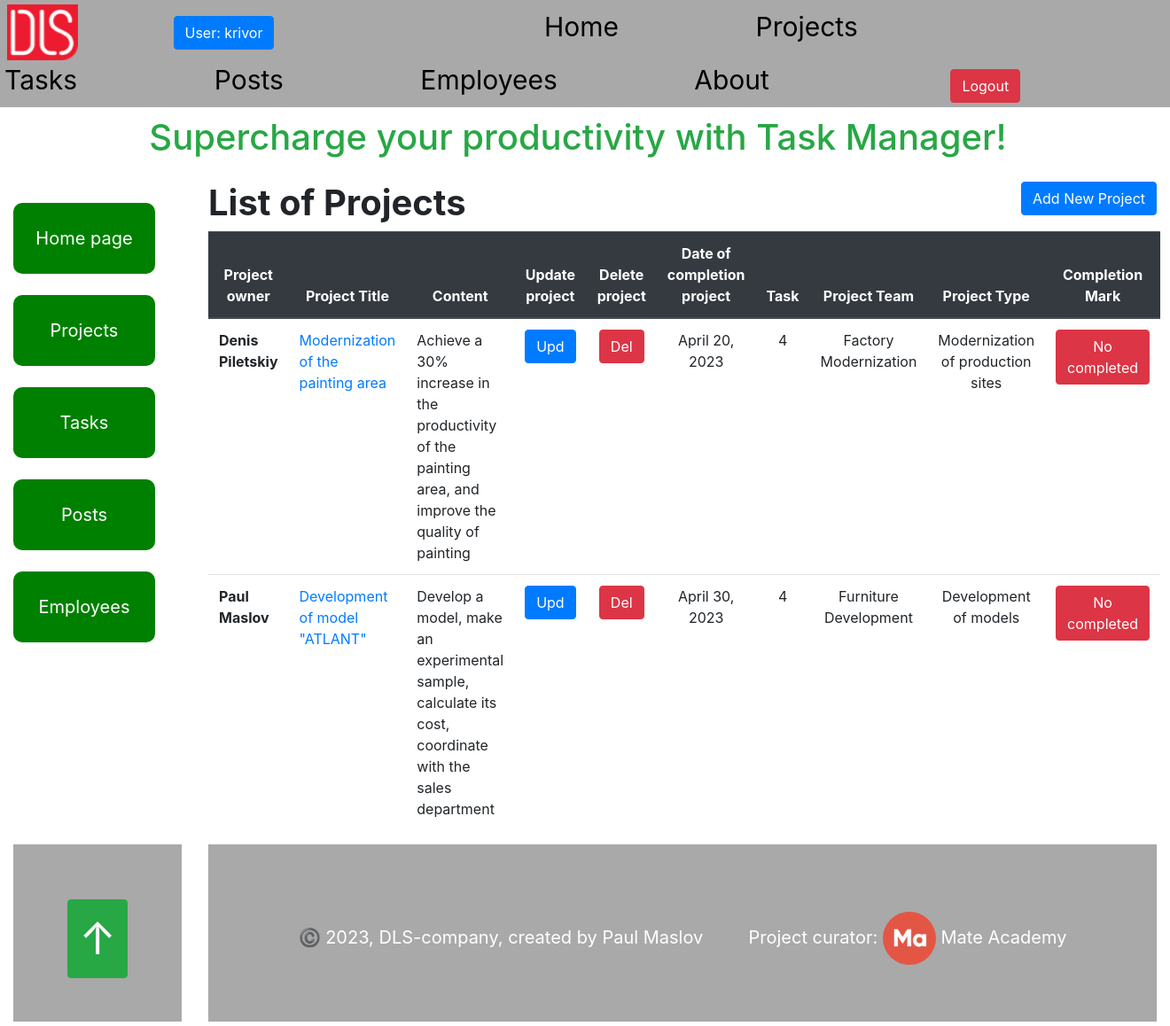
/projects/ (signed in), run on an earlier commit of the app's database.
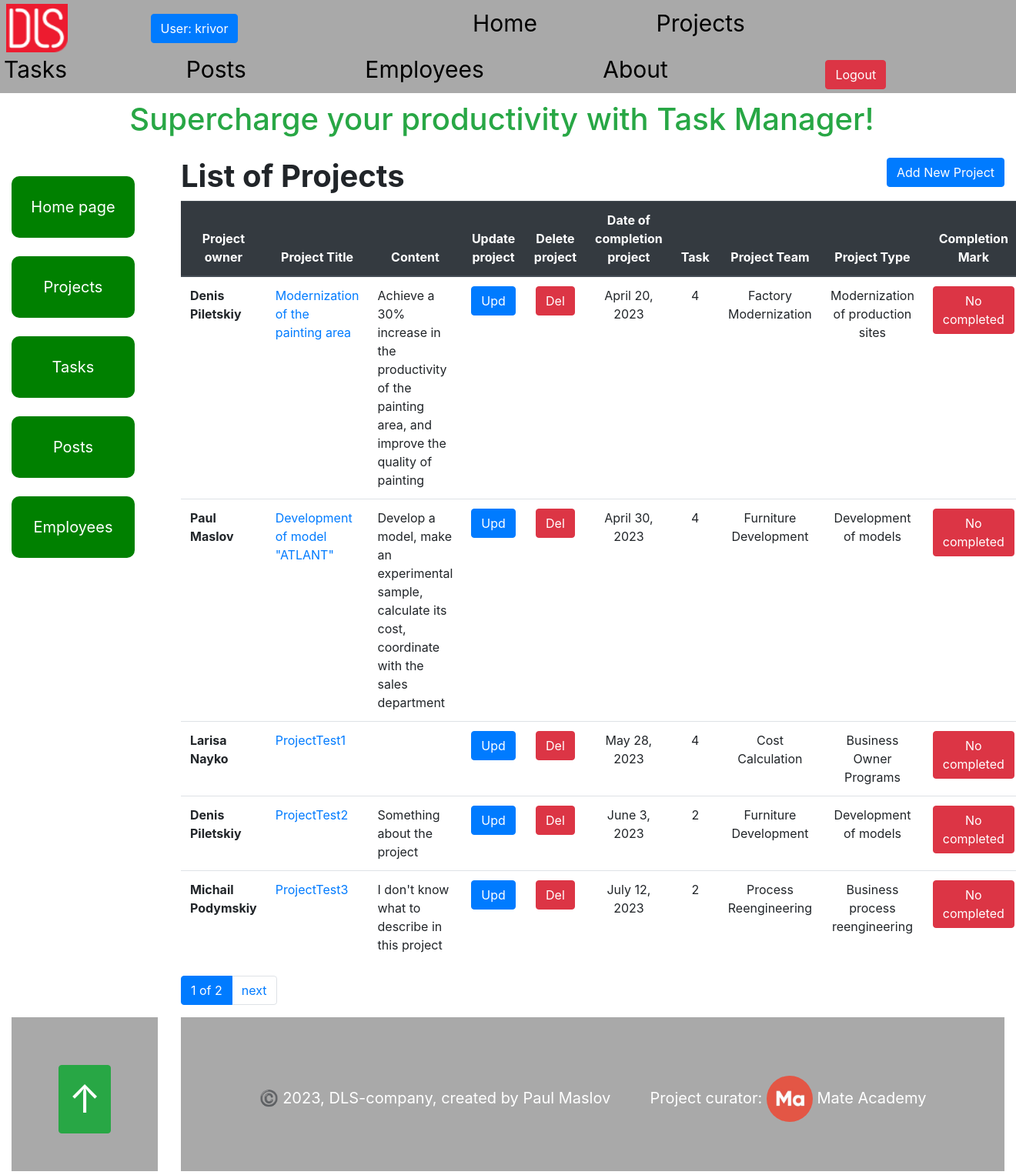
And on a later commit of the database.
### task_manager/models.py (models this page shows, shortened)
class Employee(AbstractUser):
    position = models.ForeignKey(
        Position,
        null=True,
        blank=True,
        on_delete=models.CASCADE,
        related_name="employees"
    )
    class Meta:
        ordering = ["username"]
        verbose_name = "employee"
        verbose_name_plural = "employees"

class Project(models.Model):
    name = models.CharField(max_length=255)
    description = models.TextField(null=True, blank=True)
    created_time = models.DateTimeField(auto_now_add=True)
    deadline = models.DateField(null=True, blank=True)
    is_completed = models.BooleanField()
    owner = models.ForeignKey(
        Employee,
        on_delete=models.CASCADE,
        related_name="project",
    )
    team = models.ForeignKey(
        Team,
        on_delete=models.CASCADE,
    )
    project_type = models.ForeignKey(
        ProjectType,
        on_delete=models.CASCADE,
    )
    class Meta:
        ordering = ["deadline"]

class Team(models.Model):
    name = models.CharField(max_length=50, null=True, blank=True)
    employees = models.ManyToManyField(Employee, related_name="teams")
    class Meta:
        ordering = ["name"]

class ProjectType(models.Model):
    name = models.CharField(max_length=50, null=True, blank=True)
    class Meta:
        ordering = ["name"]
    def __str__(self) -> str:
        return self.name

### task_manager/views.py (the view)
# urls.py: path("projects/", ProjectListView.as_view(), name="project-list"),
class ProjectListView(LoginRequiredMixin, generic.ListView):
    model = Project
    paginate_by = 5
    queryset = Project.objects.select_related("project_type", "owner").prefetch_related(
       "team",
       "task",
    ).order_by("deadline")

### templates/task_manager/project_list.html
{%  extends "base.html" %}
{% block content %}
  <h1>
    <strong>List of Projects</strong>
    <a
      class="btn btn-primary"
      style="float: right"
      href="{% url 'task_manager:project-create'%}">
      Add New Project
    </a>
  </h1>
  <table class="table">
    <thead class="thead-dark">
      <tr class="text-center">
        <th scope="col">Project owner</th>
        <th scope="col">Project Title</th>
        <th scope="col">Content</th>
        <th scope="col">Update project</th>
        <th scope="col">Delete project</th>
        <th scope="col">Date of completion project</th>
        <th scope="col">Task</th>
        <th scope="col">Project Team</th>
        <th scope="col">Project Type</th>
        <th scope="col">Completion Mark</th>
      </tr>
    </thead>
    <tbody>
    {% for project in project_list %}
      <tr>
        <th scope="row">
          {{ project.owner.first_name }} {{ project.owner.last_name }}
        </th>
        <td><a href="{%  url 'task_manager:project-detail' pk=project.id %}">{{ project.name }}</a></td>
        <td>{{ project.description }}</td>
        <td class="text-center">
          <a
            class="btn btn-primary"
            href="{% url 'task_manager:project-update' pk=project.id %}">
            Upd
          </a>
        </td>
        <td class="text-center">
          <a
            class="btn btn-danger"
            href="{% url 'task_manager:project-delete' pk=project.id %}">
            Del
          </a>
        </td>
        <td class="text-center">{{ project.deadline }}</td>
        <td class="text-center">{{ project.task.all.count }}</td>
        <td class="text-center">{{ project.team.name }}</td>
        <td class="text-center">{{ project.project_type }}</td>
        <td class="text-center">
        {% if project.is_completed %}
          <a
            class="btn btn-success"
            href="{% url 'task_manager:project-detail' pk=project.id  %}">
            Completed
          </a>
          {% else %}
           <a
            class="btn btn-danger"
            href="{% url 'task_manager:project-detail' pk=project.id  %}">
            No completed
          </a>
        {% endif %}
        </td>
      </tr>
    {% endfor %}
    </tbody>
  </table>
{% endblock %}

### templates/base.html (shortened to what this page needs)
<!DOCTYPE html>
<html lang="en">
{% load static %}
<head>
  <link rel="stylesheet"
      href="https://cdn.jsdelivr.net/npm/bootstrap@4.5.3/dist/css/bootstrap.min.css"
>
  <link
    rel="stylesheet"
    href="https://cdn.jsdelivr.net/npm/swiper@9/swiper-bundle.min.css"
  />
  <link rel="stylesheet" href="{% static 'css/styles.css' %}">
  {% block navigation %}
    {% include "includes/navigation.html" %}
  {% endblock %}
</head>
<body id="page-top">
  <blockquote class="text-center mr-3 text-success">
    <h3 class="banner">Supercharge your productivity with Task Manager!</h3>
  </blockquote>
  <div class="container-fluid">
    <div class="row">
      <div class="col-sm-2">
        {% block sidebar %}
          {% include "includes/sidebar.html" %}
        {% endblock %}
      </div>
      <div class="col-sm-10">
        {% block content %}{% endblock %}
        {% block pagination %}
          {% include "includes/pagination.html" %}
        {% endblock %}
      </div>
    </div>
  </div>
  {% block footer %}
    {% include "includes/footer.html" %}
  {% endblock %}
</body>
</html>

### templates/includes/navigation.html (shortened to what this page needs)
{% load static %}
<div class="header">
  <span class="logo">
    <a href="https://dls.ua/">
      <img src="{% static 'images/logodls.png'%}" alt="DLS logo">
    </a>
  </span>
   {% if user.is_authenticated %}
     <a
       class="login btn btn-primary"
       href="{% url 'task_manager:employee-detail' pk=user.id %}">
       User: {{ user.username }}
     </a>
     <div class="nav">
       <a class="nav__link" href="{% url 'task_manager:index' %}">Home</a>
       <a class="nav__link" href="{% url 'task_manager:project-list' %}">Projects</a>
       <a class="nav__link" href="{% url 'task_manager:task-list' %}">Tasks</a>
       <a class="nav__link" href="{% url 'task_manager:post-list' %}">Posts</a>
       <a class="nav__link" href="{% url 'task_manager:employee-list' %}">Employees</a>
       <a class="nav__link" href="{% url 'task_manager:about' %}">About</a>
     </div>
     <a class="btn btn-danger" href="{% url 'logout' %}">Logout</a>
   {% endif %}
</div>

### templates/includes/sidebar.html
<ul class="sidebar-nav">
  <li>
    <a class="sidebar-button"
      href="{% url 'task_manager:index' %}" >
      Home page
    </a>
  </li>
  <br>
  <li>
    <a class="sidebar-button"
      href="{% url 'task_manager:project-list' %}">
      Projects
    </a>
  </li>
  <br>
  <li>
    <a class="sidebar-button"
      href="{% url 'task_manager:task-list' %}">
      Tasks
    </a>
  </li>
  <br>
  <li>
    <a class="sidebar-button"
      href="{% url 'task_manager:post-list' %}">
      Posts
    </a>
  </li>
  <br>
  <li>
    <a class="sidebar-button"
      href="{% url 'task_manager:employee-list' %}">
      Employees
    </a>
  </li>
</ul>

### templates/includes/pagination.html (shortened to what this page needs)
{% if is_paginated %}
  <ul class="pagination">
    <li class="page-item active">
      <span class="page-link">{{ page_obj.number }} of {{ paginator.num_pages }}</span>
    </li>
    {% if page_obj.has_next %}
      <li class="page-item">
        <a href="?page= {{ page_obj.next_page_number }}" class="page-link">next</a>
      </li>
    {% endif %}
  </ul>
{% endif %}

### templates/includes/footer.html
{% load static %}
<div class="container-fluid">
  <div class="row">
    <div class="col-sm-2">
      <div class="footer">
        <a href="#page-top" class="scrollTop__link btn btn-success">&uarr;</a>
      </div>
    </div>
    <div class="col-sm-10">
      <div class="footer">
        ©️ 2023, DLS-company, created by Paul Maslov &emsp;&emsp;
        Project curator:
        <span>
          <a href="https://mate.academy/ru">
            <img src="{% static 'images/logo MA.jpg'%}" alt="MA logo">
          </a>
        </span>
        Mate Academy
      </div>
    </div>
  </div>
</div>

### static/css/styles.css (style rules this page uses)
html { scroll-behavior: smooth; }
body { margin: 0; padding: 0; box-sizing: border-box; --button-height: 100px; --button-width: 100px; }
.header { padding: 5px; text-align: left; background-color: darkgray; }
.nav { margin-right: 50px; display: inline; }
.nav__link { margin-right: 150px; display: inline-block; font-size: 30px; color: black; text-decoration: burlywood; }
.logo { margin-right: 100px; padding: 3px; }
.logo img { width: 80px; }
.login { margin-right: 300px; }
.banner { padding: 10px; font-size: 40px; }
.footer { padding: 5px; height: 200px; line-height: 200px; font-size: 20px; color: white; background-color: darkgrey; text-align: center; }
.footer img { width: 60px; border-radius: 30px; }
blockquote { font-size: 20px; }
.sidebar-nav { margin-bottom: 100px; padding: 60px; display: inline; list-style: none; text-align: left; }
.sidebar-button { height: 80px; width: 160px; line-height: 80px; font-size: 20px; color: white; display: inline-block; background-color: green; border-radius: 10px; text-align: center; }
.scrollTop__link { font-size: 50px; color: white; }

What changed in the data, as far as the page shows it:
added Project: owner.first_name "Larisa", owner.last_name "Nayko", name "ProjectTest1", deadline "May 28, 2023", task.all.count "4", team.name "Cost Calculation", project_type "Business Owner Programs", is_completed "No completed"
added Project: owner.first_name "Denis", owner.last_name "Piletskiy", name "ProjectTest2", description "Something about the project", deadline "June 3, 2023", task.all.count "2", team.name "Furniture Development", project_type "Development of models", is_completed "No completed"
added Project: owner.first_name "Michail", owner.last_name "Podymskiy", name "ProjectTest3", description "I don't know what to describe in this project", deadline "July 12, 2023", task.all.count "2", team.name "Process Reengineering", project_type "Business process reengineering", is_completed "No completed"
Also different on the page:
{{ page_obj.number }}: (not shown) → "1"
{{ paginator.num_pages }}: (not shown) → "2"
text now shown: "of next"
